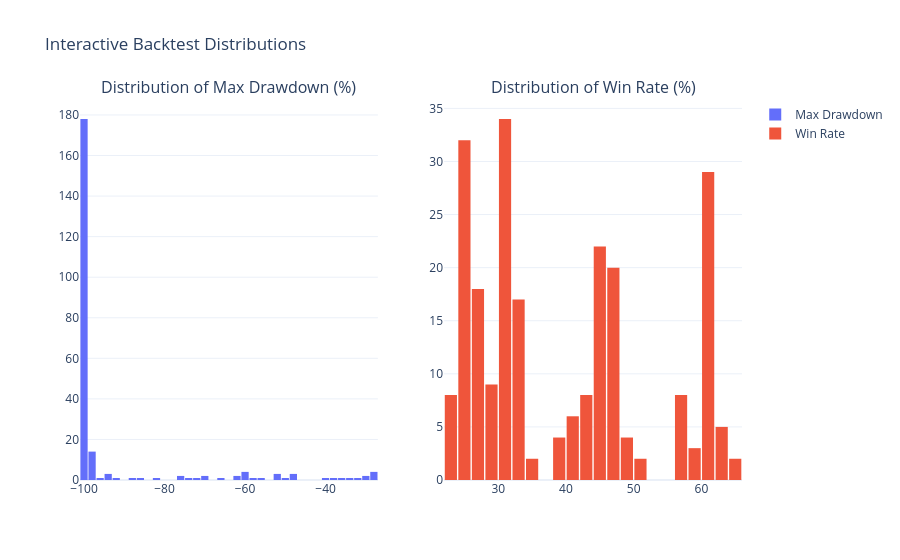

Write notebook code for a chart like this one.
### Code cell
import plotly.graph_objects as go
from plotly.subplots import make_subplots

query = f"""
SELECT max_drawdown_pct, win_rate_pct
FROM {table_name}
WHERE max_drawdown_pct IS NOT NULL AND win_rate_pct IS NOT NULL and num_trades >= 1000
"""
df_stats = pd.read_sql_query(query, conn)

mean_dd = df_stats['max_drawdown_pct'].mean()
mean_wr = df_stats['win_rate_pct'].mean()

print(f"Mean max drawdown (%): {mean_dd:.4f}")
print(f"Mean win rate (%): {mean_wr:.4f}")

fig = make_subplots(
    rows=1,
    cols=2,
    subplot_titles=["Distribution of Max Drawdown (%)", "Distribution of Win Rate (%)"]
)

fig.add_trace(go.Histogram(x=df_stats["max_drawdown_pct"], name="Max Drawdown", nbinsx=40), row=1, col=1)
fig.add_trace(go.Histogram(x=df_stats["win_rate_pct"], name="Win Rate", nbinsx=40), row=1, col=2)

fig.update_layout(
    title="Interactive Backtest Distributions",
    bargap=0.1,
    template="plotly_white"
)
fig.show()

### Figure 1 — Plotly figure (JSON) as saved in the notebook; plotly's stock layout.template omitted (floating-point values rounded to 4 significant figures; data arrays with more than 128 entries replaced by an {"elided": "..."} marker saying what was removed)
{"data": [{"name": "Max Drawdown", "nbinsx": 40, "type": "histogram", "x": {"elided": "233 float values"}, "xaxis": "x", "yaxis": "y"}, {"name": "Win Rate", "nbinsx": 40, "type": "histogram", "x": {"elided": "233 float values"}, "xaxis": "x2", "yaxis": "y2"}], "layout": {"annotations": [{"font": {"size": 16}, "showarrow": false, "text": "Distribution of Max Drawdown (%)", "x": 0.225, "xanchor": "center", "xref": "paper", "y": 1, "yanchor": "bottom", "yref": "paper"}, {"font": {"size": 16}, "showarrow": false, "text": "Distribution of Win Rate (%)", "x": 0.775, "xanchor": "center", "xref": "paper", "y": 1, "yanchor": "bottom", "yref": "paper"}], "bargap": 0.1, "title": {"text": "Interactive Backtest Distributions"}, "xaxis": {"anchor": "y", "domain": [0, 0.45]}, "xaxis2": {"anchor": "y2", "domain": [0.55, 1]}, "yaxis": {"anchor": "x", "domain": [0, 1]}, "yaxis2": {"anchor": "x2", "domain": [0, 1]}}}
